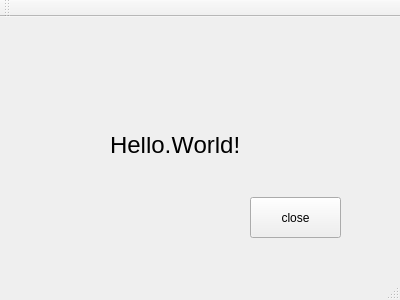
<?xml version="1.0" encoding="UTF-8"?>
<ui version="4.0">
 <class>MainWindow</class>
 <widget class="QMainWindow" name="MainWindow">
  <property name="geometry">
   <rect>
    <x>0</x>
    <y>0</y>
    <width>400</width>
    <height>300</height>
   </rect>
  </property>
  <property name="windowTitle">
   <string>MainWindow</string>
  </property>
  <widget class="QWidget" name="centralWidget">
   <widget class="QLabel" name="label">
    <property name="geometry">
     <rect>
      <x>110</x>
      <y>120</y>
      <width>141</width>
      <height>16</height>
     </rect>
    </property>
    <property name="font">
     <font>
      <family>Arial</family>
      <pointsize>18</pointsize>
     </font>
    </property>
    <property name="text">
     <string>Hello,World!</string>
    </property>
   </widget>
   <widget class="QPushButton" name="pushButton">
    <property name="geometry">
     <rect>
      <x>250</x>
      <y>180</y>
      <width>91</width>
      <height>41</height>
     </rect>
    </property>
    <property name="text">
     <string>close</string>
    </property>
   </widget>
  </widget>
  <widget class="QMenuBar" name="menuBar">
   <property name="geometry">
    <rect>
     <x>0</x>
     <y>0</y>
     <width>400</width>
     <height>23</height>
    </rect>
   </property>
  </widget>
  <widget class="QToolBar" name="mainToolBar">
   <attribute name="toolBarArea">
    <enum>TopToolBarArea</enum>
   </attribute>
   <attribute name="toolBarBreak">
    <bool>false</bool>
   </attribute>
  </widget>
  <widget class="QStatusBar" name="statusBar"/>
 </widget>
 <layoutdefault spacing="6" margin="11"/>
 <resources/>
 <connections/>
</ui>
